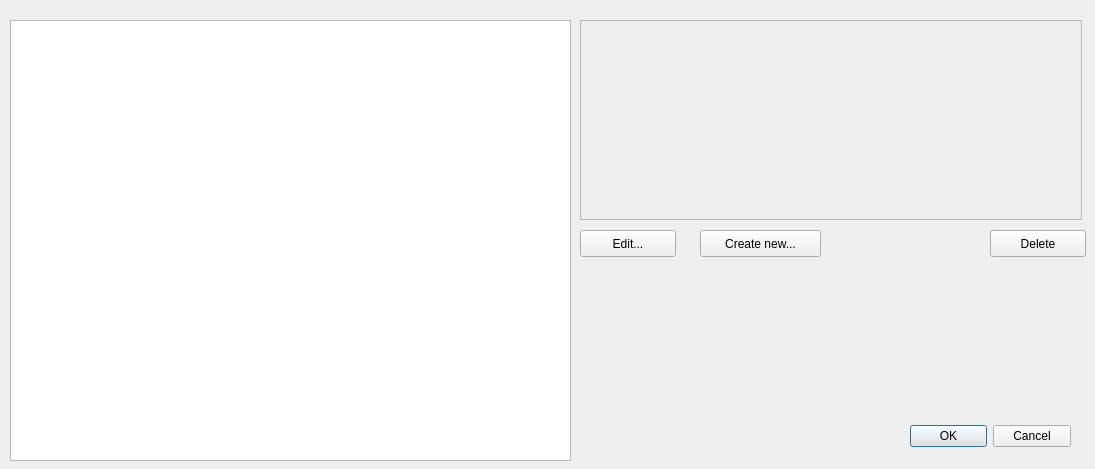
<?xml version="1.0" encoding="UTF-8"?>
<ui version="4.0">
 <class>DialogWPSEdit</class>
 <widget class="QDialog" name="DialogWPSEdit">
  <property name="geometry">
   <rect>
    <x>0</x>
    <y>0</y>
    <width>1095</width>
    <height>469</height>
   </rect>
  </property>
  <property name="windowTitle">
   <string>Dialog</string>
  </property>
  <widget class="QDialogButtonBox" name="buttonBox">
   <property name="geometry">
    <rect>
     <x>910</x>
     <y>420</y>
     <width>161</width>
     <height>32</height>
    </rect>
   </property>
   <property name="orientation">
    <enum>Qt::Horizontal</enum>
   </property>
   <property name="standardButtons">
    <set>QDialogButtonBox::Cancel|QDialogButtonBox::Ok</set>
   </property>
  </widget>
  <widget class="QListWidget" name="listWPS">
   <property name="geometry">
    <rect>
     <x>10</x>
     <y>20</y>
     <width>561</width>
     <height>441</height>
    </rect>
   </property>
  </widget>
  <widget class="QFrameClickable" name="frameDescription">
   <property name="geometry">
    <rect>
     <x>580</x>
     <y>20</y>
     <width>502</width>
     <height>200</height>
    </rect>
   </property>
   <property name="minimumSize">
    <size>
     <width>0</width>
     <height>200</height>
    </size>
   </property>
   <property name="maximumSize">
    <size>
     <width>16777215</width>
     <height>200</height>
    </size>
   </property>
   <property name="frameShape">
    <enum>QFrame::StyledPanel</enum>
   </property>
   <property name="frameShadow">
    <enum>QFrame::Raised</enum>
   </property>
   <widget class="QLabel" name="labelWPType">
    <property name="geometry">
     <rect>
      <x>0</x>
      <y>40</y>
      <width>501</width>
      <height>31</height>
     </rect>
    </property>
    <property name="font">
     <font>
      <family>TeX Gyre Schola</family>
      <pointsize>11</pointsize>
      <weight>75</weight>
      <bold>true</bold>
      <underline>false</underline>
     </font>
    </property>
    <property name="styleSheet">
     <string notr="true"/>
    </property>
    <property name="text">
     <string/>
    </property>
    <property name="alignment">
     <set>Qt::AlignCenter</set>
    </property>
   </widget>
   <widget class="QLabel" name="labelIWPName2">
    <property name="geometry">
     <rect>
      <x>0</x>
      <y>70</y>
      <width>501</width>
      <height>31</height>
     </rect>
    </property>
    <property name="sizePolicy">
     <sizepolicy hsizetype="Preferred" vsizetype="Preferred">
      <horstretch>1</horstretch>
      <verstretch>0</verstretch>
     </sizepolicy>
    </property>
    <property name="font">
     <font>
      <family>TeX Gyre Schola</family>
      <pointsize>10</pointsize>
      <weight>50</weight>
      <bold>false</bold>
      <underline>false</underline>
     </font>
    </property>
    <property name="styleSheet">
     <string notr="true"/>
    </property>
    <property name="text">
     <string/>
    </property>
    <property name="alignment">
     <set>Qt::AlignCenter</set>
    </property>
   </widget>
   <widget class="QLabel" name="labelWPLatlon">
    <property name="geometry">
     <rect>
      <x>0</x>
      <y>100</y>
      <width>501</width>
      <height>31</height>
     </rect>
    </property>
    <property name="sizePolicy">
     <sizepolicy hsizetype="Preferred" vsizetype="Preferred">
      <horstretch>1</horstretch>
      <verstretch>0</verstretch>
     </sizepolicy>
    </property>
    <property name="font">
     <font>
      <family>TeX Gyre Schola</family>
      <pointsize>11</pointsize>
      <weight>50</weight>
      <bold>false</bold>
      <underline>false</underline>
     </font>
    </property>
    <property name="styleSheet">
     <string notr="true"/>
    </property>
    <property name="text">
     <string/>
    </property>
    <property name="alignment">
     <set>Qt::AlignCenter</set>
    </property>
   </widget>
   <widget class="QLabel" name="labelWPNote">
    <property name="geometry">
     <rect>
      <x>0</x>
      <y>170</y>
      <width>501</width>
      <height>31</height>
     </rect>
    </property>
    <property name="font">
     <font>
      <family>TeX Gyre Schola</family>
      <pointsize>9</pointsize>
      <weight>50</weight>
      <italic>true</italic>
      <bold>false</bold>
      <underline>false</underline>
     </font>
    </property>
    <property name="text">
     <string/>
    </property>
   </widget>
   <widget class="QLabel" name="labelWPMagVar">
    <property name="geometry">
     <rect>
      <x>0</x>
      <y>140</y>
      <width>502</width>
      <height>27</height>
     </rect>
    </property>
    <property name="sizePolicy">
     <sizepolicy hsizetype="Preferred" vsizetype="Preferred">
      <horstretch>1</horstretch>
      <verstretch>0</verstretch>
     </sizepolicy>
    </property>
    <property name="font">
     <font>
      <family>TeX Gyre Schola</family>
      <pointsize>11</pointsize>
      <weight>50</weight>
      <bold>false</bold>
      <underline>false</underline>
     </font>
    </property>
    <property name="styleSheet">
     <string notr="true"/>
    </property>
    <property name="text">
     <string/>
    </property>
    <property name="alignment">
     <set>Qt::AlignCenter</set>
    </property>
   </widget>
   <widget class="QLabel" name="labelWPType2">
    <property name="geometry">
     <rect>
      <x>10</x>
      <y>10</y>
      <width>491</width>
      <height>21</height>
     </rect>
    </property>
    <property name="font">
     <font>
      <pointsize>13</pointsize>
      <weight>75</weight>
      <bold>true</bold>
      <underline>true</underline>
     </font>
    </property>
    <property name="text">
     <string/>
    </property>
    <property name="alignment">
     <set>Qt::AlignCenter</set>
    </property>
   </widget>
  </widget>
  <widget class="QPushButton" name="pushButton_Edit">
   <property name="geometry">
    <rect>
     <x>580</x>
     <y>230</y>
     <width>96</width>
     <height>27</height>
    </rect>
   </property>
   <property name="text">
    <string>Edit...</string>
   </property>
  </widget>
  <widget class="QPushButton" name="pushButton_Delete">
   <property name="geometry">
    <rect>
     <x>990</x>
     <y>230</y>
     <width>96</width>
     <height>27</height>
    </rect>
   </property>
   <property name="text">
    <string>Delete</string>
   </property>
  </widget>
  <widget class="QPushButton" name="pushButton">
   <property name="geometry">
    <rect>
     <x>700</x>
     <y>230</y>
     <width>121</width>
     <height>27</height>
    </rect>
   </property>
   <property name="text">
    <string>Create new...</string>
   </property>
  </widget>
 </widget>
 <customwidgets>
  <customwidget>
   <class>QFrameClickable</class>
   <extends>QFrame</extends>
   <header>qframeclickable.h</header>
   <container>1</container>
  </customwidget>
 </customwidgets>
 <resources/>
 <connections/>
</ui>
